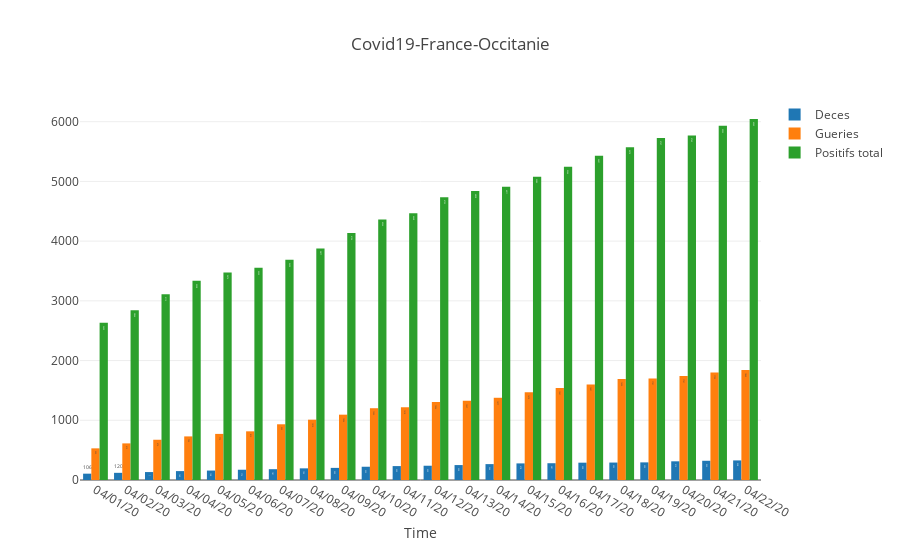

The cell this chart's notebook holds for it:
### Code cell
dates=df["Date"].values

layout = go.Layout(
    barmode='group',
    title=f"Covid19-France-Occitanie",
    xaxis=dict(title="Time"),
    showlegend=True,
) 
fig = go.Figure(data=[
    go.Bar(name="Deces", x=dates, y=df["Deces"], text=df["Deces"],
            textposition='auto'),
    go.Bar(name="Gueries", x=dates, y=df["Guerie"], text=df["Guerie"],
            textposition='auto'),
    go.Bar(name="Positifs total", x=dates, y=df["Positifs total"], text=df["Positifs total"],
            textposition='auto'),

],
    layout=layout
)

iplot(fig, filename="covid19-Occitanie1")

### Figure 1 — Plotly figure (JSON) as saved in the notebook; plotly's stock layout.template omitted (floating-point values rounded to 4 significant figures)
{"data": [{"name": "Deces", "text": [106, 120, 133, 149, 158, 172, 181, 195, 203, 222, 233, 239, 250, 266, 278, 281, 290, 292, 295, 313, 322, 328], "textposition": "auto", "type": "bar", "uid": "1e9029d8-5d73-4d88-9a45-7199c32394f2", "x": ["04/01/20", "04/02/20", "04/03/20", "04/04/20", "04/05/20", "04/06/20", "04/07/20", "04/08/20", "04/09/20", "04/10/20", "04/11/20", "04/12/20", "04/13/20", "04/14/20", "04/15/20", "04/16/20", "04/17/20", "04/18/20", "04/19/20", "04/20/20", "04/21/20", "04/22/20"], "y": [106, 120, 133, 149, 158, 172, 181, 195, 203, 222, 233, 239, 250, 266, 278, 281, 290, 292, 295, 313, 322, 328]}, {"name": "Gueries", "text": [530, 613, 674, 730, 772, 815, 933, 1010, 1094, 1202, 1218, 1306, 1327, 1377, 1470, 1541, 1601, 1690, 1701, 1741, 1799, 1843], "textposition": "auto", "type": "bar", "uid": "eeda5b52-4879-442f-8191-05197a492ae7", "x": ["04/01/20", "04/02/20", "04/03/20", "04/04/20", "04/05/20", "04/06/20", "04/07/20", "04/08/20", "04/09/20", "04/10/20", "04/11/20", "04/12/20", "04/13/20", "04/14/20", "04/15/20", "04/16/20", "04/17/20", "04/18/20", "04/19/20", "04/20/20", "04/21/20", "04/22/20"], "y": [530, 613, 674, 730, 772, 815, 933, 1010, 1094, 1202, 1218, 1306, 1327, 1377, 1470, 1541, 1601, 1690, 1701, 1741, 1799, 1843]}, {"name": "Positifs total", "text": [2633, 2844, 3112, 3338, 3476, 3553, 3690, 3877, 4134, 4364, 4468, 4735, 4838, 4911, 5080, 5246, 5431, 5570, 5727, 5769, 5932, 6045], "textposition": "auto", "type": "bar", "uid": "9892d8df-0275-44c7-8a1f-6a6db108f6cd", "x": ["04/01/20", "04/02/20", "04/03/20", "04/04/20", "04/05/20", "04/06/20", "04/07/20", "04/08/20", "04/09/20", "04/10/20", "04/11/20", "04/12/20", "04/13/20", "04/14/20", "04/15/20", "04/16/20", "04/17/20", "04/18/20", "04/19/20", "04/20/20", "04/21/20", "04/22/20"], "y": [2633, 2844, 3112, 3338, 3476, 3553, 3690, 3877, 4134, 4364, 4468, 4735, 4838, 4911, 5080, 5246, 5431, 5570, 5727, 5769, 5932, 6045]}], "layout": {"barmode": "group", "showlegend": true, "title": {"text": "Covid19-France-Occitanie"}, "xaxis": {"title": {"text": "Time"}}}}
